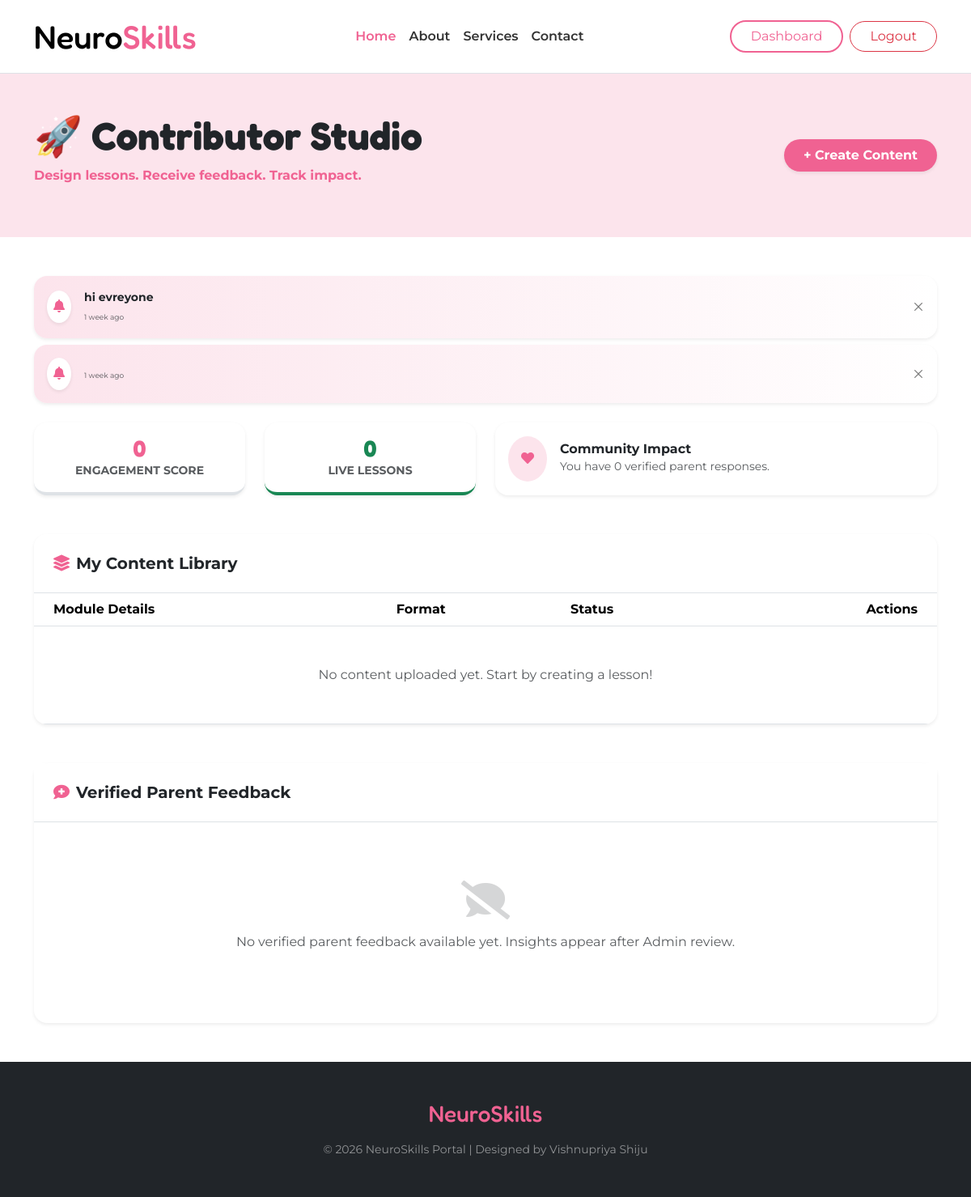
/dashboard/contributor/ (signed in), run on the app's committed database.
### accounts/models.py (models this page shows, shortened)
class Notification(models.Model):
    user = models.ForeignKey(User, on_delete=models.CASCADE, related_name='notifications', null=True, blank=True)
    message = models.TextField()
    is_active = models.BooleanField(default=True)
    is_read = models.BooleanField(default=False) # Good for demo tracking
    created_at = models.DateTimeField(auto_now_add=True)

### accounts/views.py (the view)
# urls.py: path('dashboard/contributor/', views.contributor_dashboard, name='contributor_dashboard'),
@login_required
def contributor_dashboard(request):
    lessons = Lesson.objects.filter(contributor=request.user)
    engagement_count = ActivityProgress.objects.filter(lesson__in=lessons).count()
    moderated_feedback = LessonFeedback.objects.filter(
        lesson__contributor=request.user,
        is_moderated=True
    ).order_by('-created_at')
    return render(request, 'accounts/dashboards/contributor_dashboard.html', {
        'lessons': lessons,
        'moderated_feedback': moderated_feedback,
        'approved_count': lessons.filter(is_approved=True).count(),
        'total_views': engagement_count, # This now shows real student progress
    })

### accounts/templates/accounts/dashboards/contributor_dashboard.html (shortened to what this page needs)
{% extends "base.html" %}
{% load static %}
{% block content %}
<div class="container-fluid py-5 bg-soft-pink mb-5">
    <div class="container d-flex justify-content-between align-items-center">
        <div>
            <h1 class="display-5 text-dark fw-bold">🚀 Contributor Studio</h1>
            <p class="text-pink fw-bold">Design lessons. Receive feedback. Track impact.</p>
        </div>
        <a href="{% url 'upload_lesson' %}" class="btn btn-pink px-4 py-2 rounded-pill shadow-sm fw-bold">+ Create Content</a>
    </div>
</div>
<div class="container">
    <div class="mb-4">
        {% for note in user.notifications.all|dictsortreversed:"created_at"|slice:":2" %}
        <div class="card border-0 shadow-sm rounded-4 p-3 mb-2 animate__animated animate__fadeInLeft"
             style="background: linear-gradient(90deg, #fce4ec 0%, #ffffff 100%); border-right: 4px solid #f06292;">
            <div class="d-flex justify-content-between align-items-center">
                <div class="d-flex align-items-center">
                    <div class="bg-white p-2 rounded-circle me-3 shadow-sm">
                        <i class="fas fa-bell text-pink"></i>
                    </div>
                    <div>
                        <span class="text-dark fw-bold small d-block">{{ note.message }}</span>
                        <small class="text-muted" style="font-size: 9px;">{{ note.created_at|timesince }} ago</small>
                    </div>
                </div>
                <button type="button" class="btn-close small" data-bs-dismiss="alert" style="font-size: 10px;"></button>
            </div>
        </div>
        {% endfor %}
    </div>
    <div class="row g-4 mb-5 text-center">
        <div class="col-md-3">
            <div class="card border-0 shadow-sm p-3 rounded-4 bg-white border-bottom border-pink border-4 h-100">
                <h3 class="text-pink fw-bold mb-0">{{ total_views|default:"0" }}</h3>
                <small class="text-muted fw-bold">ENGAGEMENT SCORE</small>
            </div>
        </div>
        <div class="col-md-3">
            <div class="card border-0 shadow-sm p-3 rounded-4 bg-white border-bottom border-success border-4 h-100">
                <h3 class="text-success fw-bold mb-0">{{ approved_count }}</h3>
                <small class="text-muted fw-bold">LIVE LESSONS</small>
            </div>
        </div>
        <div class="col-md-6 text-start">
            <div class="card border-0 shadow-sm p-3 rounded-4 bg-white h-100 d-flex flex-row align-items-center">
                <div class="bg-soft-pink p-3 rounded-circle me-3"><i class="fas fa-heart text-pink"></i></div>
                <div>
                    <h6 class="mb-0 fw-bold">Community Impact</h6>
                    <small class="text-muted">You have {{ moderated_feedback.count }} verified parent responses.</small>
                </div>
            </div>
        </div>
    </div>
    <div class="card border-0 shadow-sm rounded-4 overflow-hidden mb-5">
        <div class="card-header bg-white py-4 px-4 border-bottom d-flex justify-content-between align-items-center">
            <h5 class="mb-0 fw-bold text-dark"><i class="fas fa-layer-group text-pink me-2"></i>My Content Library</h5>
        </div>
        <div class="table-responsive">
            <table class="table table-hover align-middle mb-0">
                <thead class="bg-light">
                    <tr>
                        <th class="ps-4">Module Details</th>
                        <th>Format</th>
                        <th>Status</th>
                        <th class="text-end pe-4">Actions</th>
                    </tr>
                </thead>
                <tbody>
                    {% for item in lessons %}
                    <tr>
                        <td class="ps-4">
                            <span class="fw-bold text-dark d-block">{{ item.title }}</span>
                            <div class="d-flex gap-2 align-items-center">
                                <small class="text-muted text-uppercase small">{{ item.skill_category }}</small>
                                <span class="badge bg-soft-pink text-pink rounded-pill" style="font-size: 10px;">
                                    {{ item.difficulty_level|title }}
                                </span>
                            </div>
                            {% if not item.is_approved and item.admin_notes %}
                            <div class="mt-2 p-2 bg-light border-start border-danger border-3 rounded-2 small text-danger animate__animated animate__headShake">
                                <i class="fas fa-exclamation-circle me-1"></i> <b>Revision Needed:</b> {{ item.admin_notes }}
                            </div>
                            {% endif %}
                        </td>
                        <td>
                            <span class="badge bg-light text-dark border rounded-pill px-3">
                                {{ item.content_type|title }}
                            </span>
                        </td>
                        <td>
                            {% if item.is_approved %}
                                <span class="badge bg-success rounded-pill px-3"><i class="fas fa-check-circle me-1"></i>Approved</span>
                            {% else %}
                                <span class="badge bg-warning text-dark rounded-pill px-3"><i class="fas fa-clock me-1"></i>Under Review</span>
                            {% endif %}
                        </td>
                        <td class="text-end pe-4">
                            <a href="{% url 'edit_lesson' item.id %}" class="btn btn-outline-pink btn-sm rounded-pill px-4 fw-bold">
                                {% if item.admin_notes %}Fix & Resubmit{% else %}Update{% endif %}
                            </a>
                        </td>
                    </tr>
                    {% empty %}
                    <tr><td colspan="4" class="text-center py-5 text-muted">No content uploaded yet. Start by creating a lesson!</td></tr>
                    {% endfor %}
                </tbody>
            </table>
        </div>
    </div>
    <div class="card border-0 shadow-sm rounded-4 mt-5 animate__animated animate__fadeInUp">
        <div class="card-header bg-white py-4 px-4 border-bottom">
            <h5 class="fw-bold text-dark mb-0"><i class="fas fa-comment-medical text-pink me-2"></i>Verified Parent Feedback</h5>
        </div>
        <div class="row g-3 p-4">
            {% for feed in moderated_feedback %}
            <div class="col-md-6">
                <div class="card border-0 shadow-sm rounded-4 p-4 border-start border-pink border-5 h-100 bg-white shadow-hover">
                    <div class="d-flex justify-content-between mb-2">
                        <h6 class="fw-bold text-dark mb-0">{{ feed.lesson.title }}</h6>
                        <small class="text-muted small">{{ feed.created_at|date:"M d, Y" }}</small>
                    </div>
                    <div class="bg-light p-3 rounded-3 mt-2">
                        <p class="mb-0 text-muted italic small">"{{ feed.message }}"</p>
                    </div>
                </div>
            </div>
            {% empty %}
            <div class="col-12 text-center py-5 text-muted italic">
                <i class="fas fa-comment-slash fa-3x mb-3 opacity-25"></i>
                <p>No verified parent feedback available yet. Insights appear after Admin review.</p>
            </div>
            {% endfor %}
        </div>
    </div>
</div>
{% endblock %}

### accounts/templates/base.html (style rules this page uses)
:root { --primary-pink: #f06292; --deep-pink: #e91e63; --pure-white: #ffffff; --text-dark: #333333; }
body { font-family: 'Montserrat', sans-serif; background-color: var(--pure-white); }
h1, h2, h3, h4, .navbar-brand { font-family: 'Fredoka', sans-serif; }
.text-pink { color: var(--primary-pink) !important; }
.btn-pink { background-color: var(--primary-pink) !important; border: none !important; color: var(--pure-white) !important; border-radius: 50px; padding: 12px 30px; font-weight: 700; transition: 0.3s; display: inline-block; }
.bg-soft-pink { background-color: #fce4ec !important; }

### accounts/templates/accounts/dashboards/contributor_dashboard.html (style rules this page uses)
.bg-soft-pink { background-color: #fce4ec; }
.text-pink { color: #f06292 !important; }
.btn-pink { background-color: #f06292; color: white; border: none; }

### data on the page
Notification: message "hi evreyone", created_at "1 week"
Notification: created_at "1 week"

### other printed values
{{ total_views|default:"0" }} "0"
{{ approved_count }} "0"
{{ moderated_feedback.count }} "0"
